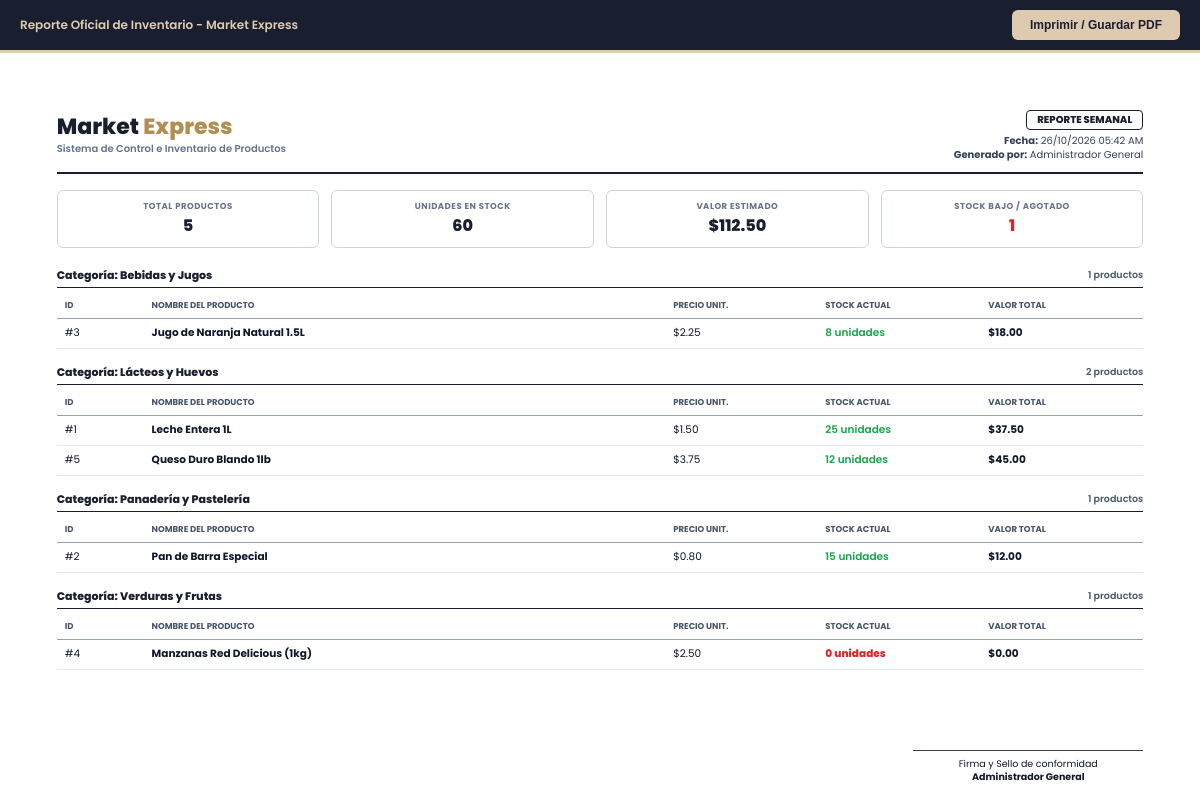
The app's page /reporte_inventario.php?tipo=semanal (signed in) with its own data.
### tables this page shows
CREATE TABLE `categorias` (
  `id` int(11) NOT NULL,
  `nombre` varchar(50) NOT NULL,
  `icono` varchar(50) DEFAULT 'fa-box'
);

CREATE TABLE `productos` (
  `id` int(11) NOT NULL,
  `categoria_id` int(11) DEFAULT NULL,
  `nombre` varchar(100) NOT NULL,
  `precio` decimal(10,2) NOT NULL,
  `descuento` decimal(5,2) DEFAULT 0.00,
  `stock` int(11) DEFAULT 0,
  `imagen` varchar(255) DEFAULT 'default.png',
  `descripcion` text DEFAULT NULL
);

### reporte_inventario.php (the view, shortened to what this page needs)
<?php
require_once 'conexion.php';
$adminNombre = $_SESSION['nombre'] ?? 'Administrador General';
$tipoReporte = isset($_GET['tipo']) && $_GET['tipo'] === 'semanal' ? 'Semanal' : 'Diario';
$fechaGeneracion = date('d/m/Y h:i A');
$categorias = $pdo->query("SELECT * FROM categorias ORDER BY nombre ASC")->fetchAll();
$productos = $pdo->query("SELECT p.*, c.nombre AS categoria_nombre FROM productos p LEFT JOIN categorias c ON p.categoria_id = c.id ORDER BY c.nombre ASC, p.nombre ASC")->fetchAll();
$totalProductos = count($productos);
$totalStockUnidades = 0;
$valorTotalInventario = 0;
$productosStockBajo = 0;
foreach ($productos as $p) {
    $totalStockUnidades += intval($p['stock']);
    $valorTotalInventario += (floatval($p['precio']) * intval($p['stock']));
    if (intval($p['stock']) <= 5) {
        $productosStockBajo++;
    }
}
?>
<!DOCTYPE html>
<html lang="es">
<head>
</head>
<body>
    <div class="no-print-bar">
        <span>Reporte Oficial de Inventario - Market Express</span>
        <button class="btn-print" onclick="window.print()"> Imprimir / Guardar PDF</button>
    </div>
    <header class="report-header">
        <div>
            <h1 class="company-title">Market <span>Express</span></h1>
            <p class="company-subtitle">Sistema de Control e Inventario de Productos</p>
        </div>
        <div class="report-meta">
            <div class="report-badge">Reporte <?php echo $tipoReporte; ?></div>
            <div><strong>Fecha:</strong> <?php echo $fechaGeneracion; ?></div>
            <div><strong>Generado por:</strong> <?php echo htmlspecialchars($adminNombre); ?></div>
        </div>
    </header>
    <section class="summary-grid">
        <div class="summary-card">
            <div class="summary-title">Total Productos</div>
            <div class="summary-value"><?php echo $totalProductos; ?></div>
        </div>
        <div class="summary-card">
            <div class="summary-title">Unidades en Stock</div>
            <div class="summary-value"><?php echo number_format($totalStockUnidades); ?></div>
        </div>
        <div class="summary-card">
            <div class="summary-title">Valor Estimado</div>
            <div class="summary-value">$<?php echo number_format($valorTotalInventario, 2); ?></div>
        </div>
        <div class="summary-card">
            <div class="summary-title">Stock Bajo / Agotado</div>
            <div class="summary-value" style="color: <?php echo $productosStockBajo > 0 ? '#dc2626' : '#16a34a'; ?>;"><?php echo $productosStockBajo; ?></div>
        </div>
    </section>
    <?php foreach ($categorias as $cat):
        $prodsCategoria = array_filter($productos, function($item) use ($cat) {
            return $item['categoria_id'] == $cat['id'];
        });
    ?>
        <div class="table-category-header">
            <span>Categoría: <?php echo htmlspecialchars($cat['nombre']); ?></span>
            <span style="font-weight: 600; font-size: 9.5px; color: #475569;"><?php echo count($prodsCategoria); ?> productos</span>
        </div>
        <table class="inventory-table">
            <thead>
                <tr>
                    <th style="width: 8%;">ID</th>
                    <th style="width: 48%;">Nombre del Producto</th>
                    <th style="width: 14%;">Precio Unit.</th>
                    <th style="width: 15%;">Stock Actual</th>
                    <th style="width: 15%;">Valor Total</th>
                </tr>
            </thead>
            <tbody>
                <?php foreach ($prodsCategoria as $p):
                    $subtotalValor = $p['precio'] * $p['stock'];
                    $stockClass = 'status-ok';
                    if ($p['stock'] <= 0) $stockClass = 'status-out';
                    elseif ($p['stock'] <= 5) $stockClass = 'status-low';
                ?>
                    <tr>
                        <td>#<?php echo $p['id']; ?></td>
                        <td><strong><?php echo htmlspecialchars($p['nombre']); ?></strong></td>
                        <td>$<?php echo number_format($p['precio'], 2); ?></td>
                        <td class="<?php echo $stockClass; ?>"><?php echo $p['stock']; ?> unidades</td>
                        <td><strong>$<?php echo number_format($subtotalValor, 2); ?></strong></td>
                    </tr>
                <?php endforeach; ?>
            </tbody>
        </table>
    <?php endforeach; ?>
    <footer class="report-footer">
        <div class="signature-box">
            Firma y Sello de conformidad<br>
            <strong><?php echo htmlspecialchars($adminNombre); ?></strong>
        </div>
    </footer>
</body>
</html>

### reporte_inventario.php (style rules this page uses)
body { font-family: 'Poppins', sans-serif; color: #0f172a; background: #ffffff; margin: 0; padding: 12mm 15mm 15mm 15mm; font-size: 11px; line-height: 1.4; box-sizing: border-box; }
.no-print-bar { background: #1a1f30; color: #ffffff; padding: 10px 20px; display: flex; justify-content: space-between; align-items: center; margin: -12mm -15mm 15mm -15mm; border-bottom: 3px solid #decab0; }
.no-print-bar span { font-size: 12px; color: #decab0; font-weight: 600; }
.btn-print { background: #decab0; color: #1a1f30; border: none; padding: 8px 18px; font-weight: 700; font-size: 12px; border-radius: 6px; cursor: pointer; }
.report-header { display: flex; justify-content: space-between; align-items: center; border-bottom: 2px solid #1a1f30; padding-bottom: 10px; margin-bottom: 16px; }
.company-title { font-size: 22px; font-weight: 800; color: #1a1f30; margin: 0; line-height: 1; }
.company-title span { color: #b38e53; }
.company-subtitle { font-size: 10px; color: #64748b; margin: 4px 0 0 0; font-weight: 600; }
.report-meta { text-align: right; font-size: 10px; color: #334155; }
.report-badge { display: inline-block; border: 1px solid #1a1f30; color: #1a1f30; padding: 2px 10px; border-radius: 4px; font-weight: 800; font-size: 10px; margin-bottom: 4px; text-transform: uppercase; }
.summary-grid { display: grid; grid-template-columns: repeat(4, 1fr); gap: 12px; margin-bottom: 20px; }
.summary-card { background: #ffffff; border: 1px solid #cbd5e1; border-radius: 6px; padding: 10px 12px; text-align: center; }
.summary-title { font-size: 8.5px; color: #64748b; text-transform: uppercase; font-weight: 700; letter-spacing: 0.5px; }
.summary-value { font-size: 16px; font-weight: 800; color: #1a1f30; margin-top: 2px; }
.table-category-header { font-size: 11px; font-weight: 800; color: #1a1f30; border-bottom: 1.5px solid #1a1f30; padding-bottom: 4px; margin-top: 16px; margin-bottom: 6px; display: flex; justify-content: space-between; }
table.inventory-table { width: 100%; border-collapse: collapse; font-size: 10.5px; margin-bottom: 12px; }
table.inventory-table th { background: #ffffff; color: #475569; text-align: left; padding: 6px 8px; font-weight: 700; text-transform: uppercase; font-size: 8.5px; border-bottom: 1px solid #94a3b8; }
table.inventory-table td { padding: 7px 8px; border-bottom: 1px solid #e2e8f0; vertical-align: middle; }
.status-out { color: #dc2626; font-weight: 800; }
.status-ok { color: #16a34a; font-weight: 600; }
.report-footer { margin-top: 20px; display: flex; justify-content: flex-end; }
.signature-box { text-align: center; width: 230px; border-top: 1px solid #334155; padding-top: 6px; margin-top: 60px; color: #0f172a; font-size: 9.5px; }

### records on screen
categorias: nombre "Bebidas y Jugos", count($prodsCategoria) "1"
productos: id "3", nombre "Jugo de Naranja Natural 1.5L", precio "2.25", stock "8", subtotalValor "18.00"
categorias: nombre "Lácteos y Huevos", count($prodsCategoria) "2"
productos: id "1", nombre "Leche Entera 1L", precio "1.50", stock "25", subtotalValor "37.50"
productos: id "5", nombre "Queso Duro Blando 1lb", precio "3.75", stock "12", subtotalValor "45.00"
categorias: nombre "Panadería y Pastelería", count($prodsCategoria) "1"
productos: id "2", nombre "Pan de Barra Especial", precio "0.80", stock "15", subtotalValor "12.00"
categorias: nombre "Verduras y Frutas", count($prodsCategoria) "1"
productos: id "4", nombre "Manzanas Red Delicious (1kg)", precio "2.50", stock "0", subtotalValor "0.00"

### other values on screen
$tipoReporte "SEMANAL"
$adminNombre "Administrador General"
$totalProductos "5"
$totalStockUnidades "60"
$valorTotalInventario "112.50"
$productosStockBajo "1"
